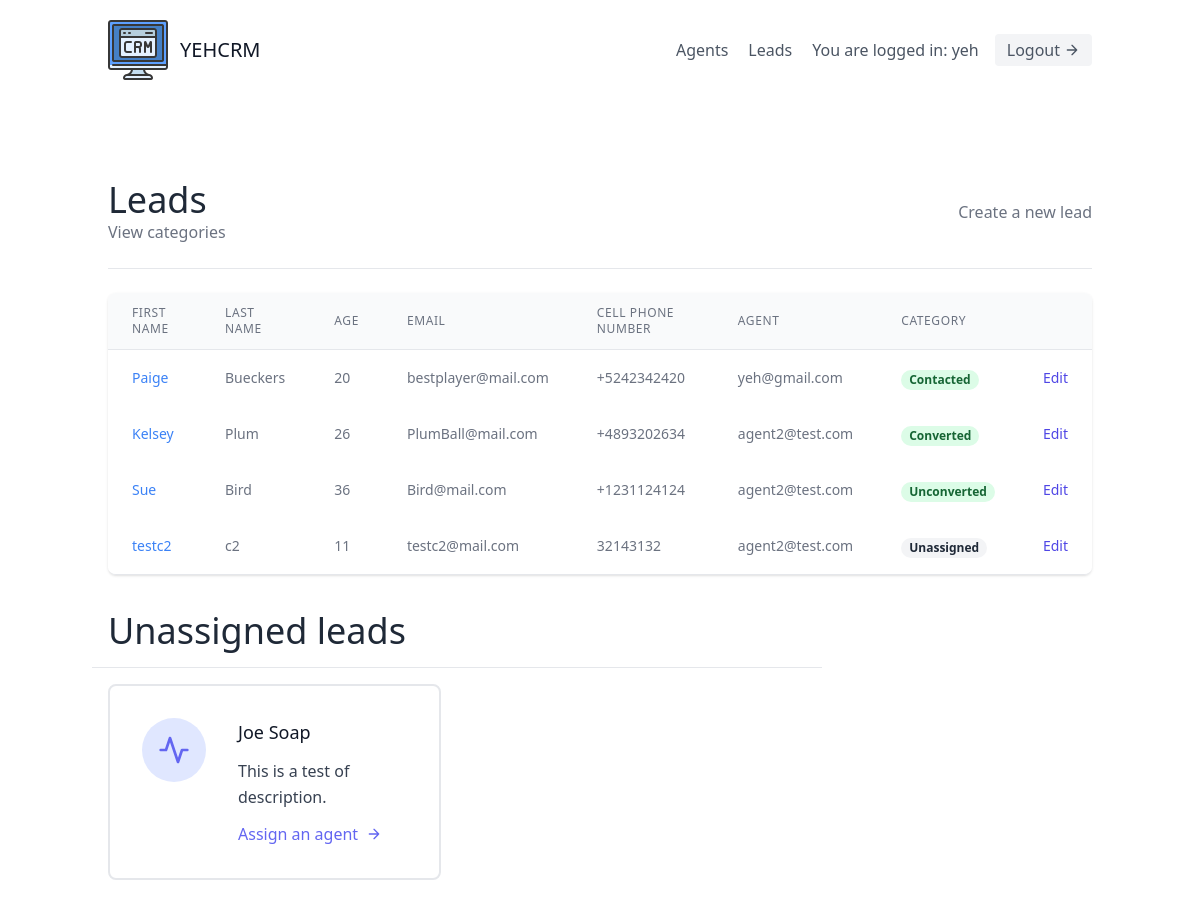
Screenshot of /leads/ (signed in) with the database file from the repository.
### leads/models.py (models this page shows, shortened)
class User(AbstractUser):
    is_organizor = models.BooleanField(default=True)
    is_agent = models.BooleanField(default=False)

class Lead(models.Model):
    first_name = models.CharField(max_length=20)
    last_name = models.CharField(max_length=20)
    age = models.IntegerField(default=0)
    organization = models.ForeignKey(UserProfile,on_delete=models.CASCADE)
    agent = models.ForeignKey("Agent",related_name='leads',null=True,blank=True,on_delete = models.SET_NULL)
    category = models.ForeignKey("Category",related_name='leads',null=True,blank=True,on_delete = models.SET_NULL)
    description = models.TextField()
    date_added = models.DateTimeField(auto_now_add=True)
    phone_number = models.CharField(max_length=20)
    email = models.EmailField()

class Agent(models.Model):
    user = models.OneToOneField("User",on_delete=models.CASCADE)
    organization = models.ForeignKey(UserProfile,on_delete=models.CASCADE)
    def __str__(self):
        return self.user.email

class Category(models.Model):
    name = models.CharField(max_length=30)
    organization = models.ForeignKey(UserProfile,on_delete=models.CASCADE)

### leads/views.py (the view)
# urls.py: path('',LeadListView.as_view(),name='lead-list'),
class LeadListView(LoginRequiredMixin,ListView):
    template_name = "leads/lead_list.html"
    context_object_name = "leads"
    def get_queryset(self):
        user = self.request.user
        if user.is_organizor:
            queryset = Lead.objects.filter(organization = user.userprofile,agent__isnull = False)
        else:
            queryset = Lead.objects.filter(organization = user.agent.organization,agent__isnull = False)
            queryset = queryset.filter(agent__user = user)
        return queryset
    def get_context_data(self, **kwargs):
        user = self.request.user
        context = super(LeadListView,self).get_context_data(**kwargs)
        if user.is_organizor:
            queryset = Lead.objects.filter(
                organization=user.userprofile,
                agent__isnull = True
            )
            context.update({
                "unassigned_leads":queryset
            })
        return context

### leads/templates/leads/lead_list.html (shortened to what this page needs)
 {% extends "base.html" %}
{% block content %}
<section class="text-gray-700 body-font">
    <div class="container px-5 py-14 mx-auto flex flex-wrap">
        <div class="w-full mb-6 py-6 flex justify-between items-center border-b border-gray-200">
            <div>
                <h1 class="text-4xl text-gray-800">Leads</h1>
                <a class="text-gray-500 hover:text-blue-500" href="{% url 'leads:category-list' %}">
                    View categories
                </a>
            </div>
            {% if request.user.is_organizor %}
            <div>
                <a class="text-gray-500 hover:text-blue-500" href="{% url 'leads:lead-create' %}">
                    Create a new lead
                </a>
            </div>
            {% endif %}
        </div>
        <div class="flex flex-col w-full">
            <div class="-my-2 overflow-x-auto sm:-mx-6 lg:-mx-8">
            <div class="py-2 align-middle inline-block min-w-full sm:px-6 lg:px-8">
                <div class="shadow overflow-hidden border-b border-gray-200 sm:rounded-lg">
                <table class="min-w-full divide-y divide-gray-200">
                    <thead class="bg-gray-50">
                        <tr>
                            <th scope="col" class="px-6 py-3 text-left text-xs font-medium text-gray-500 uppercase tracking-wider">
                            First Name
                            </th>
                            <th scope="col" class="px-6 py-3 text-left text-xs font-medium text-gray-500 uppercase tracking-wider">
                            Last Name
                            </th>
                            <th scope="col" class="px-6 py-3 text-left text-xs font-medium text-gray-500 uppercase tracking-wider">
                            Age
                            </th>
                            <th scope="col" class="px-6 py-3 text-left text-xs font-medium text-gray-500 uppercase tracking-wider">
                            Email
                            </th>
                            <th scope="col" class="px-6 py-3 text-left text-xs font-medium text-gray-500 uppercase tracking-wider">
                            Cell Phone Number
                            </th>
                            <th scope="col" class="px-6 py-3 text-left text-xs font-medium text-gray-500 uppercase tracking-wider">
                            Agent
                            </th>
                            <th scope="col" class="px-6 py-3 text-left text-xs font-medium text-gray-500 uppercase tracking-wider">
                            Category
                            </th>
                            <th scope="col" class="relative px-6 py-3">
                            </th>
                        </tr>
                    </thead>
                    <tbody>
                        {% for lead in leads %}
                            <tr class="bg-white">
                                <td class="px-6 py-4 whitespace-nowrap text-sm font-medium text-gray-900">
                                    <a class="text-blue-500 hover:text-blue-800" href="{% url 'leads:lead-detail' lead.pk %}">{{ lead.first_name }}</a>
                                </td>
                                <td class="px-6 py-4 whitespace-nowrap text-sm text-gray-500">
                                    {{ lead.last_name }}
                                </td>
                                <td class="px-6 py-4 whitespace-nowrap text-sm text-gray-500">
                                    {{ lead.age }}
                                </td>
                                <td class="px-6 py-4 whitespace-nowrap text-sm text-gray-500">
                                    {{ lead.email }}
                                </td>
                                <td class="px-6 py-4 whitespace-nowrap text-sm text-gray-500">
                                    {{ lead.phone_number }}
                                </td>
                                <td class="px-6 py-4 whitespace-nowrap text-sm text-gray-500">
                                    <a class="hover:text-blue-500"href="{% url 'agents:agent-detail' lead.agent.pk %}">{{ lead.agent }}</a>
                                </td>
                                <td class="px-6 py-4 whitespace-nowrap">
                                    {% if lead.category %}
                                        <span class="px-2 inline-flex text-xs leading-5 font-semibold rounded-full bg-green-100 text-green-800">
                                            {{ lead.category.name }}
                                        </span>
                                    {% else %}
                                        <span class="px-2 inline-flex text-xs leading-5 font-semibold rounded-full bg-gray-100 text-gray-800">
                                            Unassigned
                                        </span>
                                    {% endif %}
                                </td>
                                <td class="px-6 py-4 whitespace-nowrap text-right text-sm font-medium">
                                    <a href="{% url 'leads:lead-update' lead.pk %}" class="text-indigo-600 hover:text-indigo-900">
                                        Edit
                                    </a>
                                </td>
                            </tr>
                        {% empty %}
                        <p>There are currently no leads</p>
                        {% endfor %}
                    </tbody>
                </table>
                </div>
            </div>
            </div>
        </div>
        {% if unassigned_leads.exists %}
            <div class="mt-5 flex flex-wrap -m-4">
                <div class="p-4 w-full border-b border-gray-200">
                    <h1 class="text-4xl text-gray-800">Unassigned leads</h1>
                </div>
                {% for lead in unassigned_leads %}
                <div class="p-4 lg:w-1/2 md:w-full">
                    <div class="flex border-2 rounded-lg border-gray-200 p-8 sm:flex-row flex-col">
                        <div class="w-16 h-16 sm:mr-8 sm:mb-0 mb-4 inline-flex items-center justify-center rounded-full bg-indigo-100 text-indigo-500 flex-shrink-0">
                            <svg fill="none" stroke="currentColor" stroke-linecap="round" stroke-linejoin="round" stroke-width="2" class="w-8 h-8" viewBox="0 0 24 24">
                                <path d="M22 12h-4l-3 9L9 3l-3 9H2"></path>
                            </svg>
                        </div>
                        <div class="flex-grow">
                            <h2 class="text-gray-900 text-lg title-font font-medium mb-3">
                                {{ lead.first_name }} {{ lead.last_name }}
                            </h2>
                            <p class="leading-relaxed text-base">
                                {{ lead.description }}
                            </p>
                            <a href="{% url 'leads:assign-agent' lead.pk %}" class="mt-3 text-indigo-500 inline-flex items-center">
                                Assign an agent
                                <svg fill="none" stroke="currentColor" stroke-linecap="round" stroke-linejoin="round" stroke-width="2" class="w-4 h-4 ml-2" viewBox="0 0 24 24">
                                    <path d="M5 12h14M12 5l7 7-7 7"></path>
                                </svg>
                            </a>
                        </div>
                    </div>
                </div>
                {% endfor %}
            </div>
        {% endif %}
    </div>
</section>
{% endblock content %}

### templates/navbar.html (shortened to what this page needs)
{% load static %}
<header class="text-gray-600 body-font">
  <div class="container mx-auto flex flex-wrap p-5 flex-col md:flex-row items-center">
    <a href="{% url 'landing-page'%}"class="flex title-font font-medium items-center text-gray-900 mb-4 md:mb-0">
      <img src="{% static 'images/Logo_CRM.svg' %}"/>
      <span class="ml-3 text-xl">YEHCRM</span>
    </a>
    <nav class="md:ml-auto flex flex-wrap items-center text-base justify-center">
        {% if not request.user.is_authenticated %}
          <a href="{% url 'signup' %}" class="mr-5 hover:text-gray-900">Sign up</a>
        {% else %}
          {% if request.user.is_organizor %}
            <a href="{% url 'agents:agent-list' %}" class="mr-5 hover:text-gray-900">Agents</a>
          {% endif %}
          <a href="{% url 'leads:lead-list' %}" class="mr-5 hover:text-gray-900">Leads</a>
        {% endif %}
    </nav>
    {% if request.user.is_authenticated %}
      You are logged in: {{request.user.username}}
      <a href="{% url 'logout' %}" class="ml-4 inline-flex items-center bg-gray-100 border-0 py-1 px-3 focus:outline-none hover:bg-gray-200 rounded text-base mt-4 md:mt-0">
        Logout
        <svg fill="none" stroke="currentColor" stroke-linecap="round" stroke-linejoin="round" stroke-width="2" class="w-4 h-4 ml-1" viewBox="0 0 24 24">
          <path d="M5 12h14M12 5l7 7-7 7"></path>
        </svg>
      </a>
    {% endif %}
  </div>
</header>

### rows the page displays
User: user.username "yeh"
Lead: first_name "Paige", last_name "Bueckers", age "20", email "bestplayer@mail.com", phone_number "+5242342420", agent "yeh@gmail.com", category.name "Contacted"
Lead: first_name "Kelsey", last_name "Plum", age "26", email "PlumBall@mail.com", phone_number "+4893202634", agent "agent2@test.com", category.name "Converted"
Lead: first_name "Sue", last_name "Bird", age "36", email "Bird@mail.com", phone_number "+1231124124", agent "agent2@test.com", category.name "Unconverted"
Lead: first_name "testc2", last_name "c2", age "11", email "testc2@mail.com", phone_number "32143132", agent "agent2@test.com", shows "Unassigned"
Lead: first_name "Joe", last_name "Soap", description "This is a test of description."
